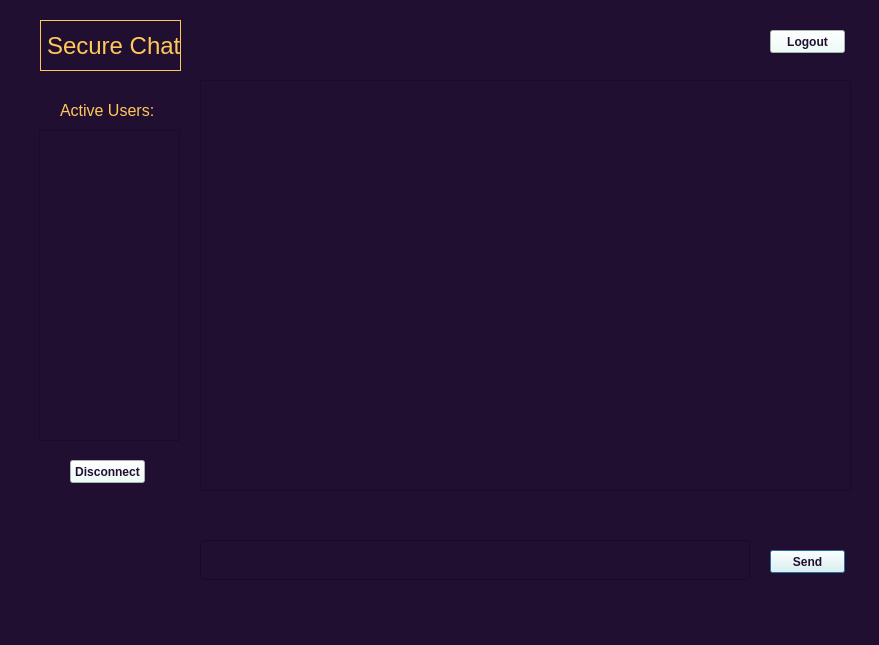
<?xml version="1.0" encoding="UTF-8"?>
<ui version="4.0">
 <class>Dialog</class>
 <widget class="QDialog" name="Dialog">
  <property name="geometry">
   <rect>
    <x>0</x>
    <y>0</y>
    <width>879</width>
    <height>645</height>
   </rect>
  </property>
  <property name="windowTitle">
   <string>Secure Chat</string>
  </property>
  <property name="styleSheet">
   <string notr="true">background-color:#210f32</string>
  </property>
  <property name="sizeGripEnabled">
   <bool>true</bool>
  </property>
  <widget class="QWidget" name="verticalLayoutWidget">
   <property name="geometry">
    <rect>
     <x>200</x>
     <y>80</y>
     <width>651</width>
     <height>411</height>
    </rect>
   </property>
   <property name="font">
    <font>
     <family>Tahoma</family>
     <pointsize>18</pointsize>
    </font>
   </property>
   <property name="styleSheet">
    <string>color:#ffc857</string>
   </property>
   <layout class="QVBoxLayout" name="verticalLayout">
    <item>
     <widget class="QTextEdit" name="chatLog">
      <property name="font">
       <font>
        <family>Tahoma</family>
        <pointsize>12</pointsize>
       </font>
      </property>
      <property name="styleSheet">
       <string notr="true">color:#eafdf8</string>
      </property>
      <property name="readOnly">
       <bool>true</bool>
      </property>
     </widget>
    </item>
   </layout>
  </widget>
  <widget class="QPushButton" name="sendButton">
   <property name="geometry">
    <rect>
     <x>770</x>
     <y>550</y>
     <width>75</width>
     <height>23</height>
    </rect>
   </property>
   <property name="font">
    <font>
     <family>Tahoma</family>
     <weight>75</weight>
     <bold>true</bold>
    </font>
   </property>
   <property name="styleSheet">
    <string notr="true">background-color:#eafdf8; color:#210f32</string>
   </property>
   <property name="text">
    <string>Send</string>
   </property>
  </widget>
  <widget class="QPushButton" name="disconnectButton">
   <property name="geometry">
    <rect>
     <x>70</x>
     <y>460</y>
     <width>75</width>
     <height>23</height>
    </rect>
   </property>
   <property name="font">
    <font>
     <family>Tahoma</family>
     <weight>75</weight>
     <bold>true</bold>
    </font>
   </property>
   <property name="styleSheet">
    <string notr="true">background-color:#eafdf8; color:#210f32</string>
   </property>
   <property name="text">
    <string>Disconnect</string>
   </property>
  </widget>
  <widget class="QWidget" name="verticalLayoutWidget_2">
   <property name="geometry">
    <rect>
     <x>39</x>
     <y>130</y>
     <width>141</width>
     <height>311</height>
    </rect>
   </property>
   <property name="font">
    <font>
     <family>Tahoma</family>
     <pointsize>18</pointsize>
    </font>
   </property>
   <property name="styleSheet">
    <string>color:#ffc857</string>
   </property>
   <layout class="QVBoxLayout" name="verticalLayout_2">
    <item>
     <widget class="QTextEdit" name="activeUsers">
      <property name="styleSheet">
       <string notr="true">color:#eafdf8</string>
      </property>
      <property name="readOnly">
       <bool>true</bool>
      </property>
     </widget>
    </item>
   </layout>
  </widget>
  <widget class="QLabel" name="label">
   <property name="geometry">
    <rect>
     <x>40</x>
     <y>20</y>
     <width>141</width>
     <height>51</height>
    </rect>
   </property>
   <property name="font">
    <font>
     <family>Tahoma</family>
     <pointsize>18</pointsize>
    </font>
   </property>
   <property name="styleSheet">
    <string notr="true">color:#ffc857</string>
   </property>
   <property name="frameShape">
    <enum>QFrame::Box</enum>
   </property>
   <property name="text">
    <string>Secure Chat</string>
   </property>
  </widget>
  <widget class="QLabel" name="label_2">
   <property name="geometry">
    <rect>
     <x>60</x>
     <y>100</y>
     <width>101</width>
     <height>21</height>
    </rect>
   </property>
   <property name="font">
    <font>
     <family>Tahoma</family>
     <pointsize>12</pointsize>
    </font>
   </property>
   <property name="styleSheet">
    <string notr="true">color:#ffc857</string>
   </property>
   <property name="text">
    <string>Active Users:</string>
   </property>
  </widget>
  <widget class="QPushButton" name="disconnectButton_2">
   <property name="geometry">
    <rect>
     <x>770</x>
     <y>30</y>
     <width>75</width>
     <height>23</height>
    </rect>
   </property>
   <property name="font">
    <font>
     <family>Tahoma</family>
     <weight>75</weight>
     <bold>true</bold>
    </font>
   </property>
   <property name="styleSheet">
    <string notr="true">background-color:#eafdf8; color:#210f32</string>
   </property>
   <property name="text">
    <string>Logout</string>
   </property>
  </widget>
  <widget class="QLineEdit" name="userInput">
   <property name="geometry">
    <rect>
     <x>200</x>
     <y>540</y>
     <width>550</width>
     <height>40</height>
    </rect>
   </property>
   <property name="styleSheet">
    <string notr="true">color:#eafdf8;font-size:14pt;</string>
   </property>
  </widget>
 </widget>
 <resources/>
 <connections/>
</ui>
